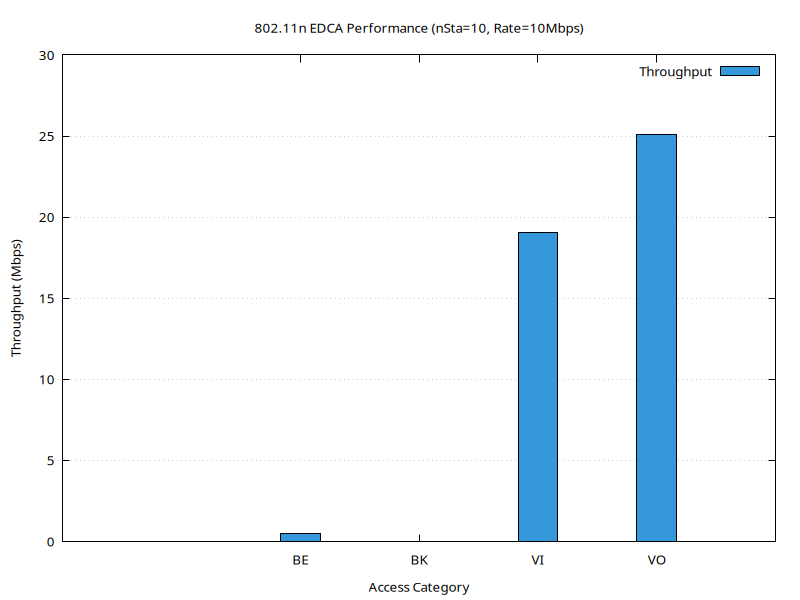

Source code (gnuplot):
set terminal pngcairo size 800,600 enhanced font 'Verdana,10'
set output 'plot_n10_10Mbps.png'
set title '802.11n EDCA Performance (nSta=10, Rate=10Mbps)'
set style data histograms
set style fill solid 1.0 border -1
set ylabel 'Throughput (Mbps)'
set xlabel 'Access Category'
set yrange [0:*]
set grid y
plot 'plot_n10_10Mbps.dat' using 2:xtic(1) title 'Throughput' lc rgb '#3498db'
